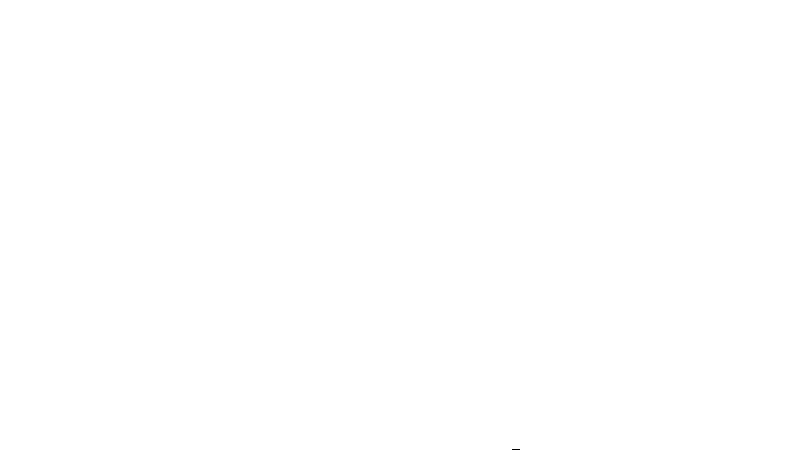
Frame 1 (no input)
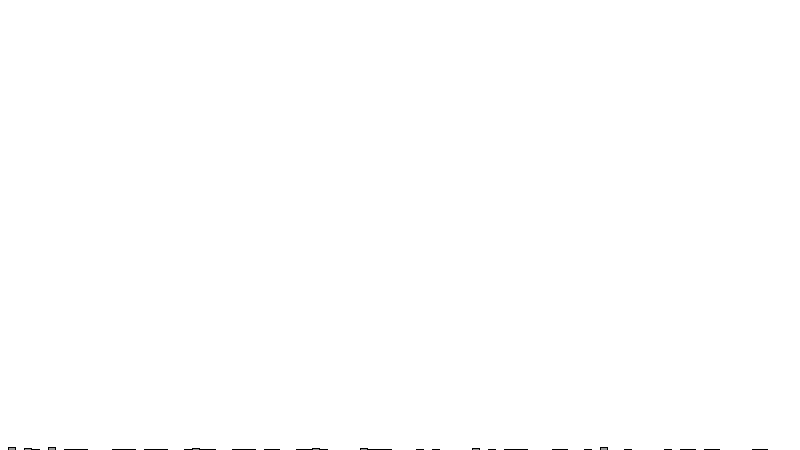
Frame 60 (the mouse pressed at the canvas centre just before this capture)
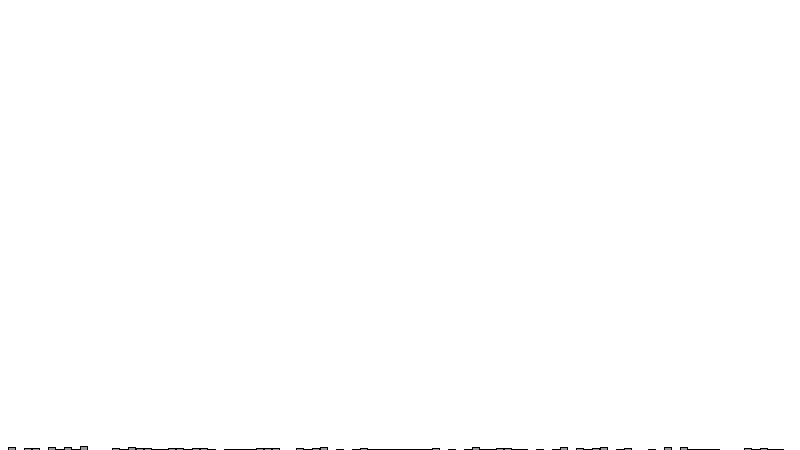
Frame 120 (the mouse held since frame 60 and released just before this capture)

The Processing sketch that drew these frames (run headless with seeded random() and noise(); from frame 60 on, the mouse is pressed at the canvas centre):

// Processing sketch: uniform_random_distribution
// ── uniform_random_distribution.pde
int[] random_counts;

void setup() {
  //fullScreen(); // slow
  size(800, 450);
  
  random_counts = new int[100];
}

void draw() {
  background(255);
  
  int index = int(random(random_counts.length));
  random_counts[index]++;
  
  stroke(0);
  fill(150);
  int w = width / random_counts.length;
  for (int x = 0; x < random_counts.length; x++) {
    rect(x * w, height - random_counts[x], w - 1, random_counts[x]); 
  }
}
